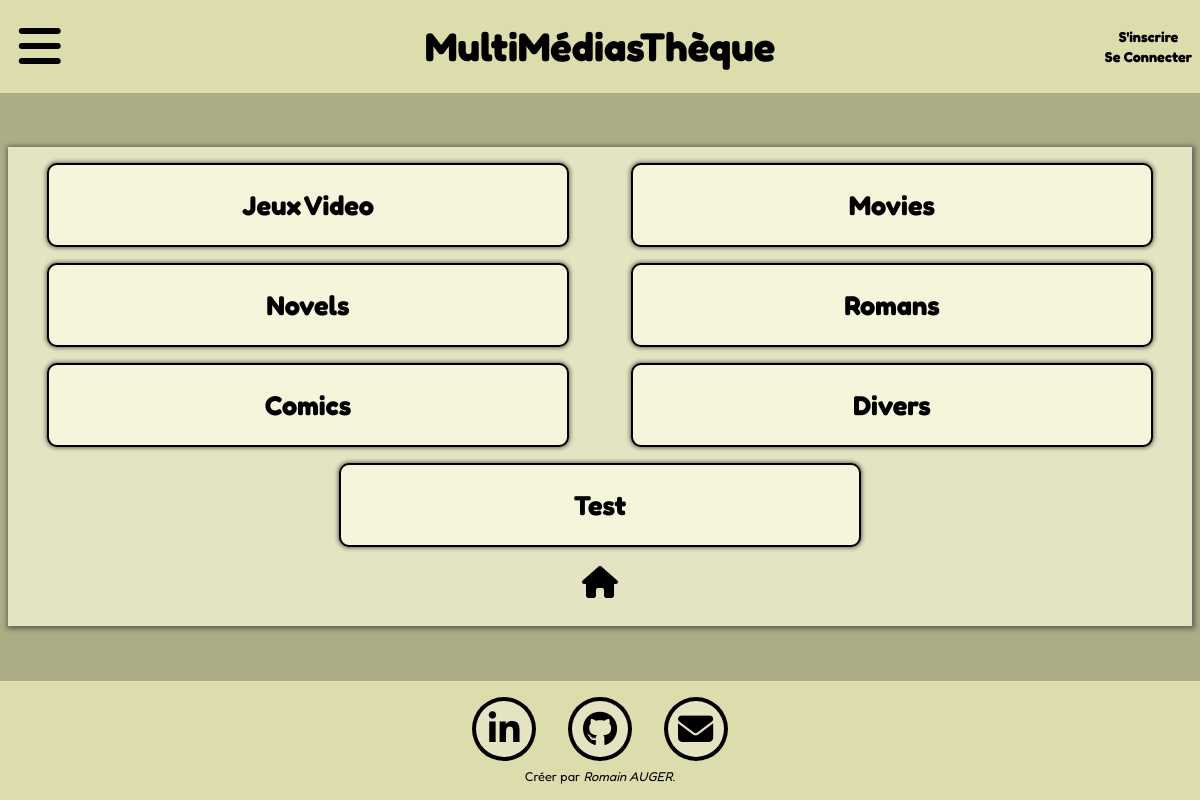
The app's page /?page=forums_category with its own data.
### tables this page shows
CREATE TABLE "Categories" (
	"Id"	INTEGER,
	"Categorie_name"	TEXT,
	PRIMARY KEY("Id" AUTOINCREMENT)
);

### Controls/forums_category_controller.php (called while the page is built, shortened)
<?php
    $bddPDO = new PDO('sqlite:Private/DataBase/Project_Database.db');
    $bddPDO->setAttribute(PDO::ATTR_ERRMODE, PDO::ERRMODE_EXCEPTION);
    $categories_manager = new CategorieManager($bddPDO);
    require "Views/forums_category.php"
?>

### index.php (called while the page is built, shortened)
<?php
require "Models/Category.php";
require "Models/CategoryManager.php";
require "Views/layout.php";
?>

### Models/CategoryManager.php (called while the page is built, shortened)
<?php
class CategorieManager{
    private $bddPDO;
    public function __construct(PDO $bddPDO) {
        $this->bddPDO = $bddPDO;
    }
    public function selectCategorie(){
        $query = $this->bddPDO->query("SELECT * FROM Categories");
        $query->setFetchMode(PDO::FETCH_CLASS  | PDO::FETCH_PROPS_LATE, "Categorie" );
        $ListCategories = $query -> fetchAll();
        return $ListCategories;
    }
}
?>

### Models/Category.php (called while the page is built, shortened)
<?php
class Categorie {
    private $errors = [],
    $Id,
    $Categorie_name;
    public function getId(){
        return $this->Id;
    }
    public function getCategorie_name(){
        return $this->Categorie_name;
    }
}
?>

### Views/forums_category.php (the view)
<section class="forum_category">
    <article>
        <?php foreach ($categories_manager->selectCategorie() as $categorie) : ?>
            <p><a href="?page=forums_chatrooms&Id=<?= ($categorie->getId()) ?>" title="forums"><?= $categorie->getCategorie_name(); ?></a></p>
        <?php endforeach ?>
    </article>
    <p class="button_home"><a href="?page=home" title="home"><i class="fa-solid fa-house"></i></a></p>
</section>

### Assets/Style/style.css (style rules this page uses)
:root { --template-background: rgb(220, 220, 173); --template-color: black; --template-border: black; --html-background: rgb(172, 172, 133); --list-color: rgb(68, 68, 68); --title-color: rgb(15, 15, 15); --home-article-color: rgb(228, 228, 195); --home-article-shadow: rgb(100, 100, 87); --article-title: white; --formulaire-title: black; --nav-background: rgb(237, 237, 203); --nav-color: rgb(70, 70, 70); --admin-list: whitesmoke; --admin-text-list: black; --chats: beige; --chats-text: black; --menu-background: beige; --menu-color: black; }
* { margin: 0; padding: 0; font-family: 'Fredoka'; }
html { width: 100%; min-height: 100vh; }
html body { width: 100%; min-height: 100vh; display: flex; flex-direction: column; justify-content: space-between; background-color: var(--html-background); }
.forum_category { background-color: var(--home-article-color); padding: 1em; margin: 0.5em; box-shadow: 1px 1px 5px 2px var(--home-article-shadow); }
.forum_category article { display: flex; flex-wrap: wrap; gap: 1em; }
.forum_category article p a { text-decoration: none; color: var(--menu-color); font-weight: 800; font-size: 1.7rem; }
.forum_category article p { background-color: var(--menu-background); width: 45%; height: 5em; margin: auto; border: 2px solid var(--template-border); border-radius: 10px; box-shadow: 0px 0px 4px 1px var(--home-article-shadow); display: flex; justify-content: center; align-items: center; transition: 0.5s all ease; }
.button_home { text-align: center; margin: 1em 0 0.5em; }
.button_home a { color: var(--menu-color); font-size: 2rem; }

### records on screen
categories: Categorie_name "Jeux Video"
categories: Categorie_name "Movies"
categories: Categorie_name "Novels"
categories: Categorie_name "Romans"
categories: Categorie_name "Comics"
categories: Categorie_name "Divers"
categories: Categorie_name "Test"
